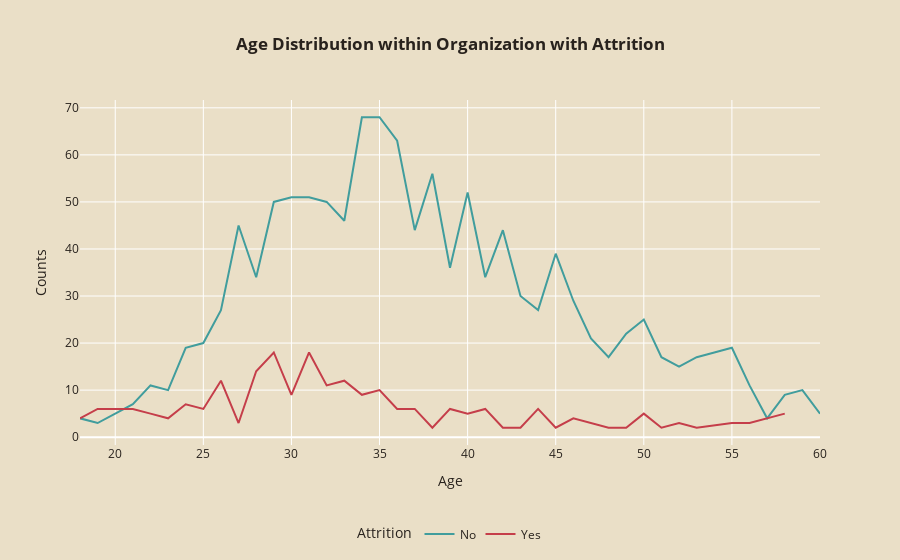

Notebook code cell kept with this figure:
### Markdown cell above
### What is the relationship between attrition and age?

### Code cell
# Grouping by age and attrition status, counting daily rates, and resetting index

age_att = hr.groupby(['Age','Attrition']).apply(lambda x:x['DailyRate'].count()).reset_index(name='Counts')

line_chart = px.line(age_att, x='Age', y='Counts', color='Attrition',
                     title='<b>Age Distribution within Organization with Attrition</b>', height=500,
                     color_discrete_map={'Yes': '#C53E4A', 'No': '#419D9D'})  # Specify line colors here

line_chart.update_traces(texttemplate='%{text:.2f}%', 
                  textposition='top center',
                  textfont_size=14, 
                  textfont_color='black',
                  marker=dict(line=dict(color='#28221D', width=1)))

line_chart.update_layout(title_x=0.5, 
                  legend=dict(orientation='h', yanchor='bottom', y=-0.3, xanchor='center', x=0.5),
                  font_color='#28221D',
                  paper_bgcolor='#EADFC7',
                  plot_bgcolor='#EADFC7')


line_chart.show()

### Figure 1 — Plotly figure (JSON) as saved in the notebook; plotly's stock layout.template omitted (floating-point values rounded to 4 significant figures)
{"data": [{"hovertemplate": "Attrition=No<br>Age=%{x}<br>Counts=%{y}<extra></extra>", "legendgroup": "No", "line": {"color": "#419D9D", "dash": "solid"}, "marker": {"symbol": "circle", "line": {"color": "#28221D", "width": 1}}, "mode": "lines", "name": "No", "orientation": "v", "showlegend": true, "x": [18, 19, 20, 21, 22, 23, 24, 25, 26, 27, 28, 29, 30, 31, 32, 33, 34, 35, 36, 37, 38, 39, 40, 41, 42, 43, 44, 45, 46, 47, 48, 49, 50, 51, 52, 53, 54, 55, 56, 57, 58, 59, 60], "xaxis": "x", "y": [4, 3, 5, 7, 11, 10, 19, 20, 27, 45, 34, 50, 51, 51, 50, 46, 68, 68, 63, 44, 56, 36, 52, 34, 44, 30, 27, 39, 29, 21, 17, 22, 25, 17, 15, 17, 18, 19, 11, 4, 9, 10, 5], "yaxis": "y", "type": "scatter", "textfont": {"color": "black", "size": 14}, "textposition": "top center", "texttemplate": "%{text:.2f}%"}, {"hovertemplate": "Attrition=Yes<br>Age=%{x}<br>Counts=%{y}<extra></extra>", "legendgroup": "Yes", "line": {"color": "#C53E4A", "dash": "solid"}, "marker": {"symbol": "circle", "line": {"color": "#28221D", "width": 1}}, "mode": "lines", "name": "Yes", "orientation": "v", "showlegend": true, "x": [18, 19, 20, 21, 22, 23, 24, 25, 26, 27, 28, 29, 30, 31, 32, 33, 34, 35, 36, 37, 38, 39, 40, 41, 42, 43, 44, 45, 46, 47, 48, 49, 50, 51, 52, 53, 55, 56, 58], "xaxis": "x", "y": [4, 6, 6, 6, 5, 4, 7, 6, 12, 3, 14, 18, 9, 18, 11, 12, 9, 10, 6, 6, 2, 6, 5, 6, 2, 2, 6, 2, 4, 3, 2, 2, 5, 2, 3, 2, 3, 3, 5], "yaxis": "y", "type": "scatter", "textfont": {"color": "black", "size": 14}, "textposition": "top center", "texttemplate": "%{text:.2f}%"}], "layout": {"xaxis": {"anchor": "y", "domain": [0, 1], "title": {"text": "Age"}, "type": "linear", "range": [18, 60], "autorange": true}, "yaxis": {"anchor": "x", "domain": [0, 1], "title": {"text": "Counts"}, "type": "linear", "range": [-1.667, 71.67], "autorange": true}, "legend": {"title": {"text": "Attrition"}, "tracegroupgap": 0, "orientation": "h", "yanchor": "bottom", "y": -0.3, "xanchor": "center", "x": 0.5}, "title": {"text": "<b>Age Distribution within Organization with Attrition</b>", "x": 0.5}, "font": {"color": "#28221D"}, "paper_bgcolor": "#EADFC7", "plot_bgcolor": "#EADFC7", "autosize": true}}
